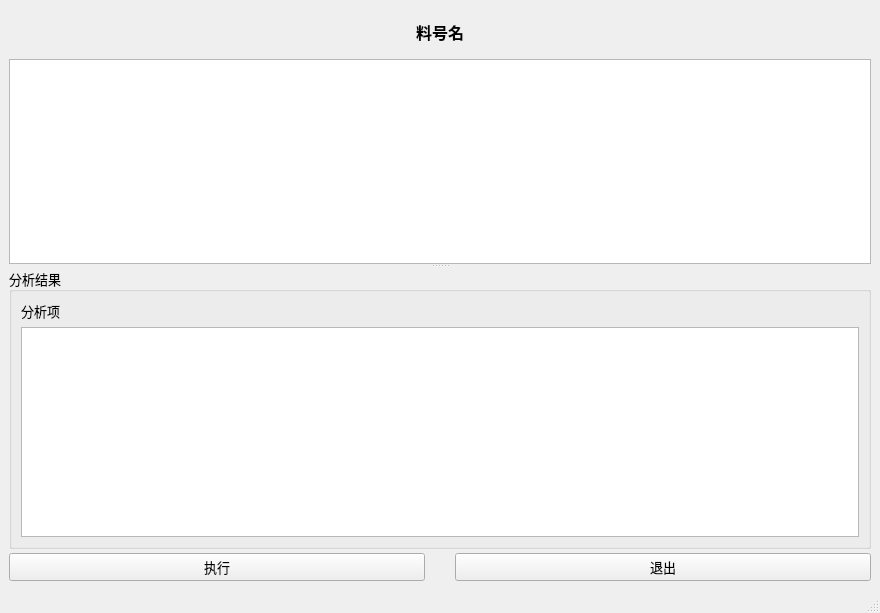
<?xml version="1.0" encoding="UTF-8"?>
<ui version="4.0">
 <class>MainWindow</class>
 <widget class="QMainWindow" name="MainWindow">
  <property name="geometry">
   <rect>
    <x>0</x>
    <y>0</y>
    <width>880</width>
    <height>613</height>
   </rect>
  </property>
  <property name="font">
   <font>
    <family>微软雅黑</family>
    <pointsize>10</pointsize>
   </font>
  </property>
  <property name="cursor">
   <cursorShape>ArrowCursor</cursorShape>
  </property>
  <property name="windowTitle">
   <string>自动分析</string>
  </property>
  <widget class="QWidget" name="centralwidget">
   <layout class="QVBoxLayout" name="verticalLayout_2" stretch="0,1,0">
    <property name="spacing">
     <number>4</number>
    </property>
    <item>
     <widget class="QLabel" name="label_title">
      <property name="minimumSize">
       <size>
        <width>0</width>
        <height>46</height>
       </size>
      </property>
      <property name="font">
       <font>
        <family>微软雅黑</family>
        <pointsize>12</pointsize>
        <weight>75</weight>
        <bold>true</bold>
       </font>
      </property>
      <property name="text">
       <string>料号名</string>
      </property>
      <property name="alignment">
       <set>Qt::AlignCenter</set>
      </property>
     </widget>
    </item>
    <item>
     <widget class="QSplitter" name="splitter">
      <property name="orientation">
       <enum>Qt::Vertical</enum>
      </property>
      <property name="opaqueResize">
       <bool>false</bool>
      </property>
      <property name="childrenCollapsible">
       <bool>true</bool>
      </property>
      <widget class="QTableWidget" name="tableWidget"/>
      <widget class="QGroupBox" name="groupBox">
       <property name="sizePolicy">
        <sizepolicy hsizetype="Preferred" vsizetype="Expanding">
         <horstretch>0</horstretch>
         <verstretch>0</verstretch>
        </sizepolicy>
       </property>
       <property name="title">
        <string>分析结果</string>
       </property>
       <layout class="QVBoxLayout" name="verticalLayout">
        <item>
         <widget class="QLabel" name="label_item">
          <property name="text">
           <string>分析项</string>
          </property>
         </widget>
        </item>
        <item>
         <widget class="QTextEdit" name="textEdit"/>
        </item>
       </layout>
      </widget>
     </widget>
    </item>
    <item>
     <layout class="QHBoxLayout" name="horizontalLayout">
      <property name="spacing">
       <number>30</number>
      </property>
      <item>
       <widget class="QPushButton" name="pushButton_exec">
        <property name="cursor">
         <cursorShape>PointingHandCursor</cursorShape>
        </property>
        <property name="text">
         <string>执行</string>
        </property>
       </widget>
      </item>
      <item>
       <widget class="QPushButton" name="pushButton_exit">
        <property name="cursor">
         <cursorShape>PointingHandCursor</cursorShape>
        </property>
        <property name="text">
         <string>退出</string>
        </property>
       </widget>
      </item>
     </layout>
    </item>
   </layout>
  </widget>
  <widget class="QStatusBar" name="statusbar"/>
 </widget>
 <resources/>
 <connections/>
</ui>
